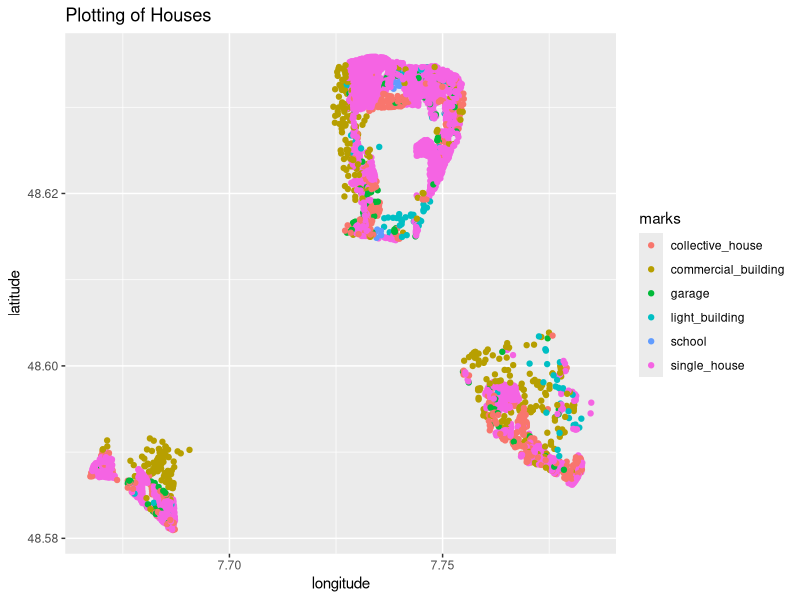
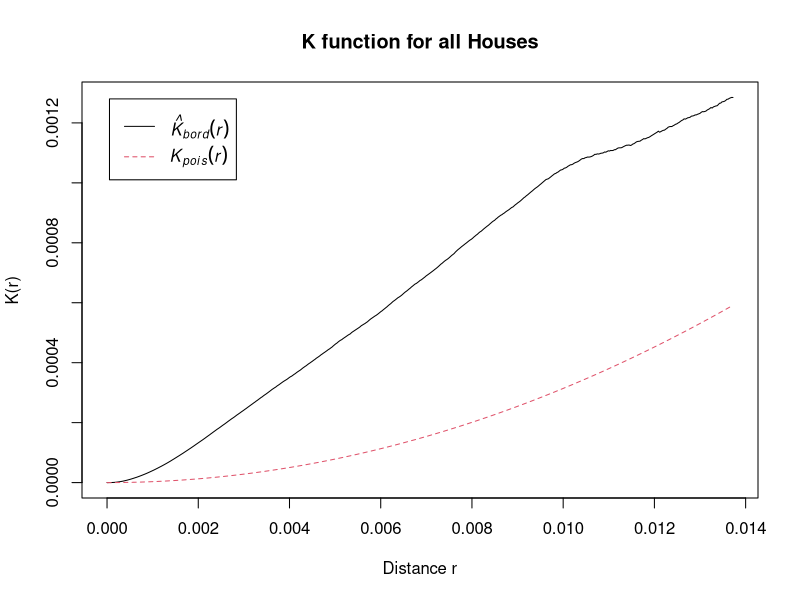
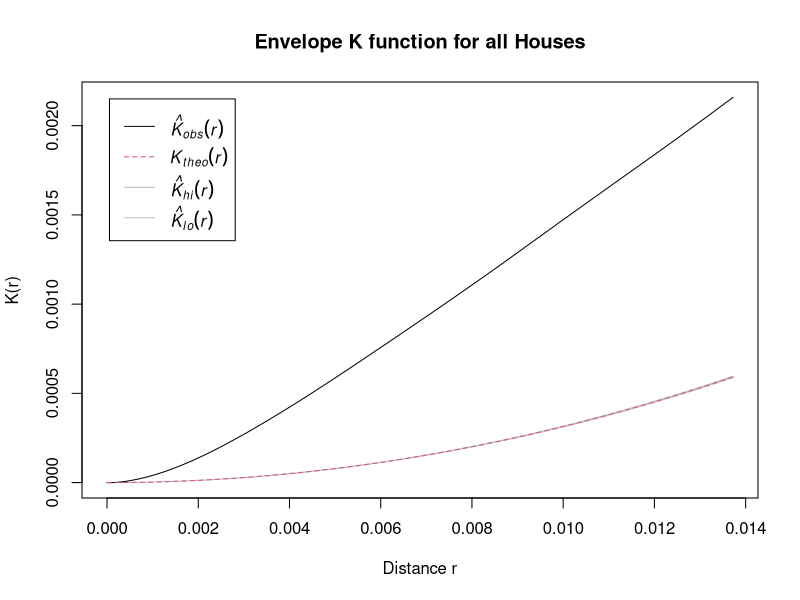
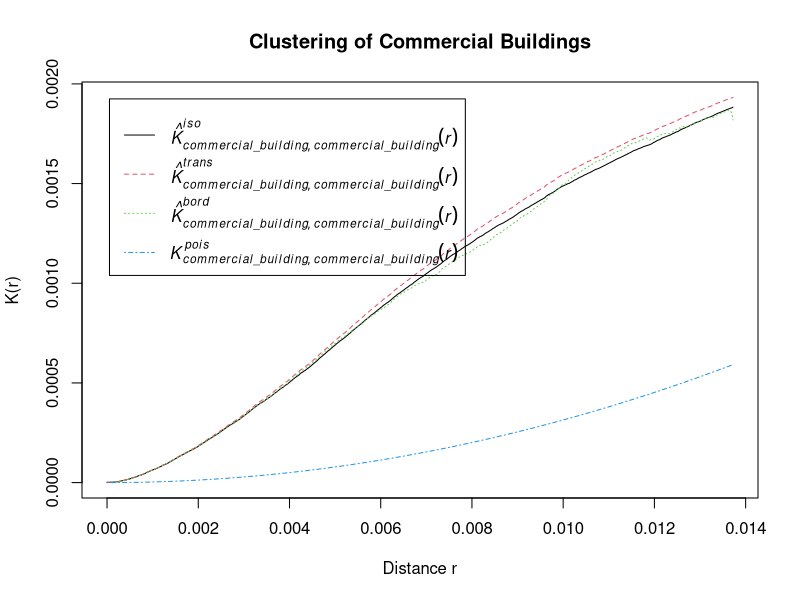
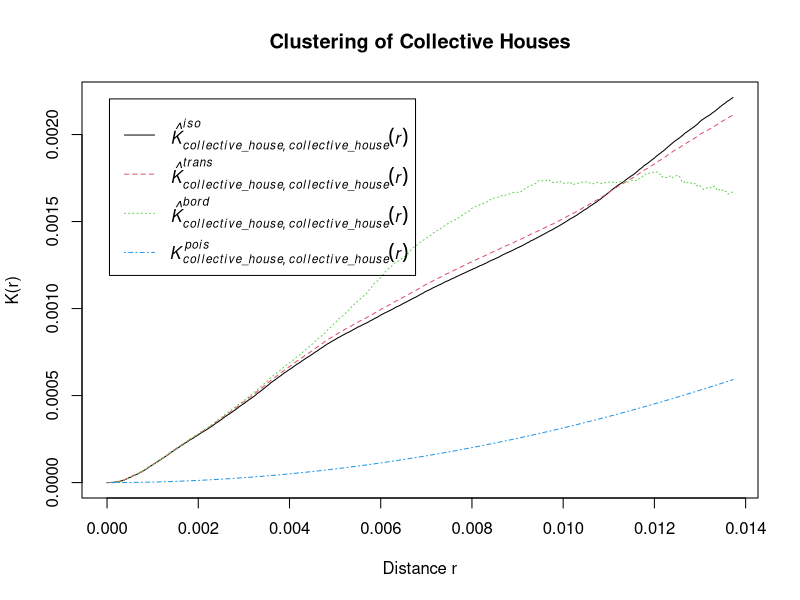
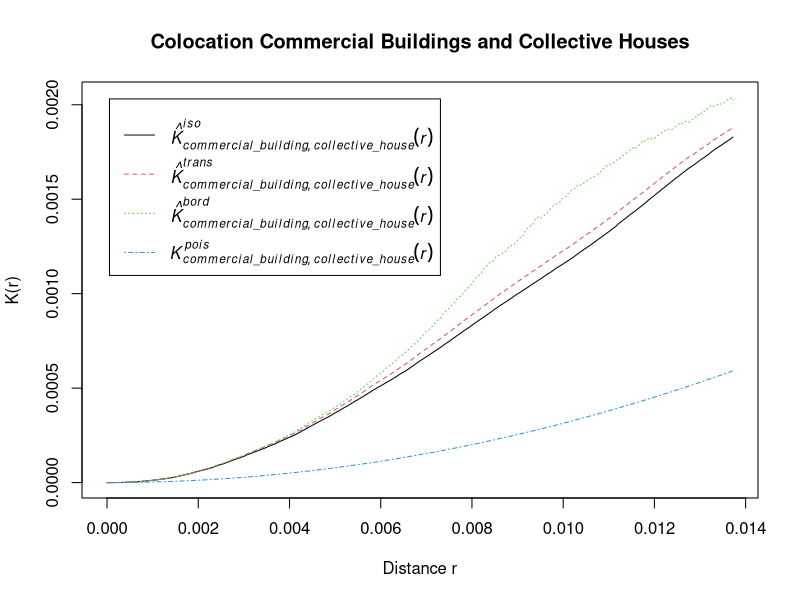
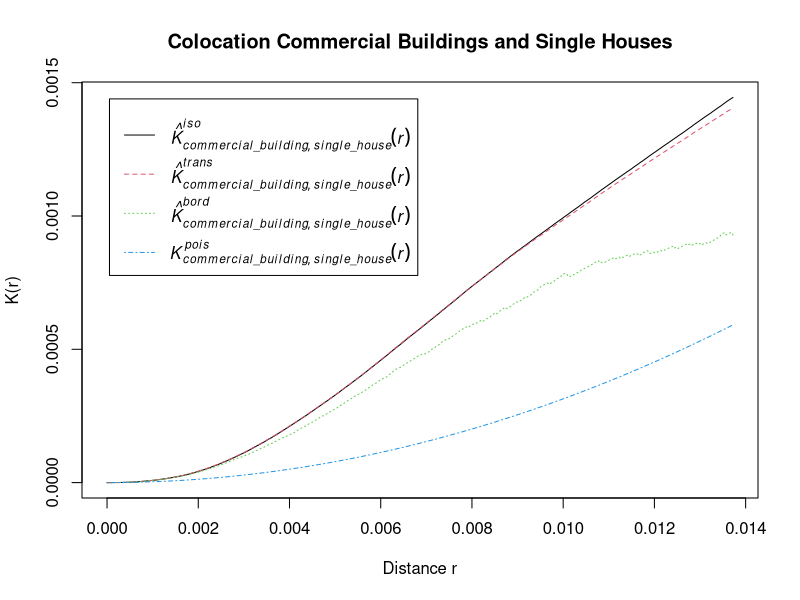
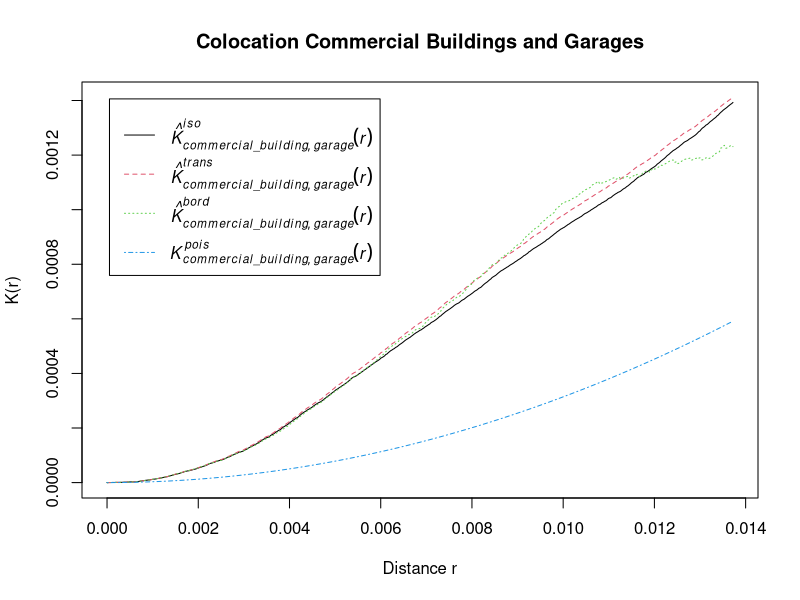

Reproduce these figures in R, in order.
library(spatstat)
library(ggplot2)
#clear the environment
rm(list=ls())

#Import the data
mydata = read.csv("Zinj.csv", header = TRUE)




mydata$buildingType <- as.factor(mydata$buildingType)

# Read minimum and maximum locations
min_longitude = min(mydata$longitude)
max_longitude = max(mydata$longitude)
min_latitude = min(mydata$latitude)
max_latitude = max(mydata$latitude)

#----- Task a: Analysis for overall patterns ------

myPattern <- ppp(mydata$longitude, mydata$latitude, marks = mydata$buildingType, c(min_longitude,max_longitude), c(min_latitude,max_latitude))
summary(myPattern)
# plot(myPattern)
df = as.data.frame(myPattern)
ggplot(df, aes(x= x, y= y, color=marks)) + geom_point() + labs(title = "Plotting of Houses", x = "longitude", y = "latitude")
plot(Kest(myPattern), main="K function for all Houses",
     xlab="Distance r",
     ylab="K(r)")
plot(envelope(myPattern,Kest), main="Envelope K function for all Houses",
     xlab="Distance r",
     ylab="K(r)")


#----- Task b: Analysis for Primary Building Patterns ------
unique(mydata$buildingType)
plot(Kcross(myPattern, "commercial_building", "commercial_building"), main="Clustering of Commercial Buildings",
     xlab="Distance r",
     ylab="K(r)")

plot(Kcross(myPattern, "collective_house", "collective_house"), main="Clustering of Collective Houses",
     xlab="Distance r",
     ylab="K(r)")


#----- Task c: Analysis for Different Building Patterns ------
unique(mydata$buildingType)
plot(Kcross(myPattern, "commercial_building", "collective_house"), main="Colocation Commercial Buildings and Collective Houses",
     xlab="Distance r",
     ylab="K(r)")

plot(Kcross(myPattern, "commercial_building", "single_house"), main="Colocation Commercial Buildings and Single Houses",
     xlab="Distance r",
     ylab="K(r)")

plot(Kcross(myPattern, "commercial_building", "garage"), main="Colocation Commercial Buildings and Garages",
     xlab="Distance r",
     ylab="K(r)")

plot(Kcross(myPattern, "commercial_building", "light_building"), main="Colocation Commercial Buildings and Light Buildings",
     xlab="Distance r",
     ylab="K(r)")

plot(Kcross(myPattern, "commercial_building", "school"), main="Colocation Commercial Buildings and Schools",
     xlab="Distance r",
     ylab="K(r)")

plot(Kcross(myPattern, "collective_house", "single_house"), main="Colocation Collective Houses and Single Houses",
     xlab="Distance r",
     ylab="K(r)")

plot(Kcross(myPattern, "collective_house", "garage"), main="Colocation Collective Houses and Garages",
     xlab="Distance r",
     ylab="K(r)")

plot(Kcross(myPattern, "collective_house", "light_building"), main="Colocation Collective Houses and Light Buildings",
     xlab="Distance r",
     ylab="K(r)")

plot(Kcross(myPattern, "collective_house", "school"), main="Colocation Collective Houses and Schools",
     xlab="Distance r",
     ylab="K(r)")
